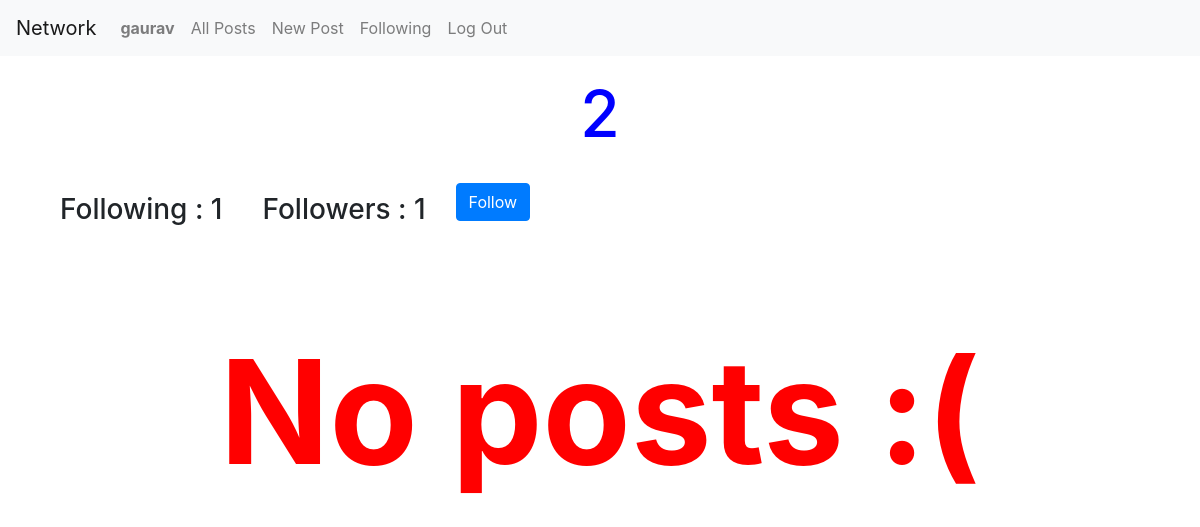
The page /user/2 (signed in) on the database as committed earlier.
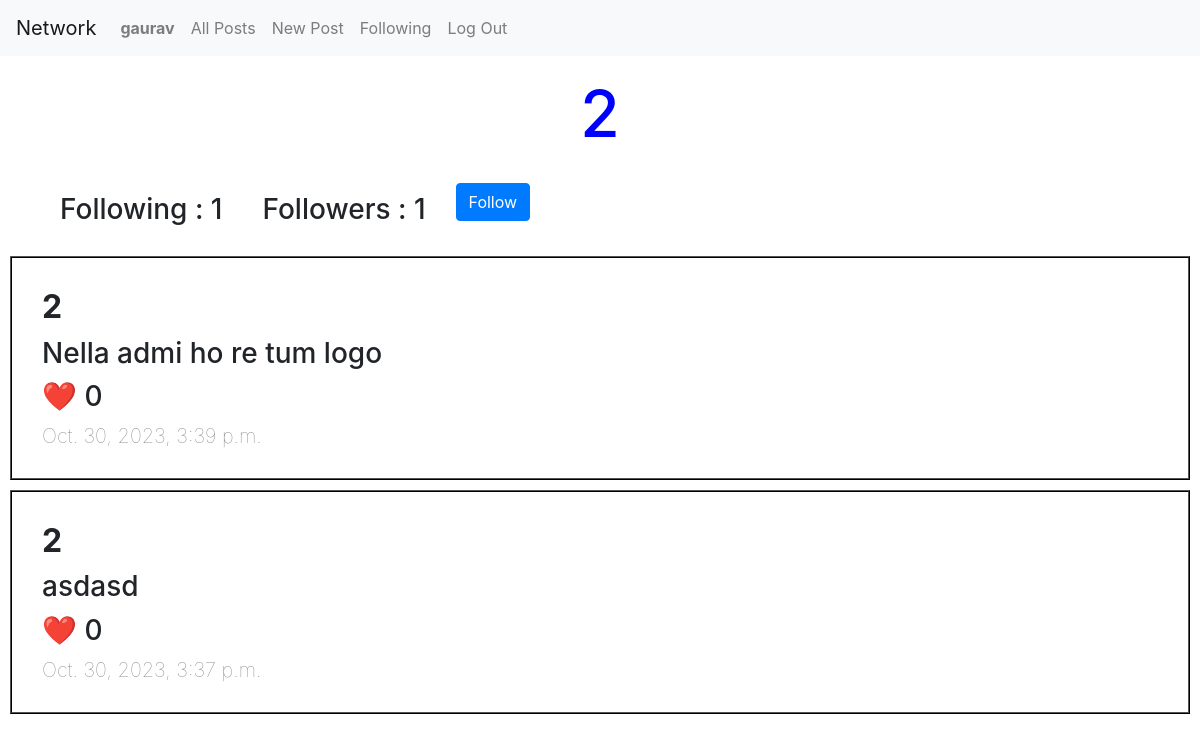
The same page on the database as committed later.
### network/models.py (models this page shows, shortened)
class Post(models.Model):
    user = models.ForeignKey(User, on_delete=models.CASCADE)
    content = models.TextField()
    creation_date = models.DateTimeField(auto_now_add=True)
    likes = models.IntegerField(default=0)

class User(AbstractUser):
    follower = models.TextField(default="")
    following = models.TextField(default="")
    pass

### network/views.py (the view, shortened to what this page needs)
# urls.py: path("user/<int:user_id>", views.userpage, name="userpage"),
def userpage(request, user_id ):
    requested_user = User.objects.get(id=user_id)
    logged_user = User.objects.get(id= request.user.id)
    if request.method  == "GET":
        posts = Post.objects.filter(user=user_id).order_by('-creation_date')
        if request.user.id == user_id:
            show_follow = False
        else:
            show_follow = True
        logged_following_list = logged_user.following.split(",")
        print(logged_following_list)
        if str(user_id) in  logged_following_list:
            is_following = True
        else:
            is_following = False
        return render(request, "network/userpage.html",{
            "username" : requested_user.username,
            "posts" : posts,
            "followers" : len(requested_user.follower.split(",")),
            "following" : len(requested_user.following.split(",")),
            "is_following" : is_following,
            "show_follow" : show_follow,
            "user_id" : user_id
            })

### network/templates/network/userpage.html (shortened to what this page needs)
{% extends "network/layout.html" %}
{% load static %}
{% block body %}
    <center><h1 style="color: blue; font-size: 400%; padding: 10px">{{ username }}</h1></center>
    <ul class = "following-bar">
        <li>
            <h3>Following : {{ following }}</h3>
        </li>
        <li>
            <h3>Followers : {{ followers }}</h3>
        </li>
        <li>
            {% if show_follow %}
                {% if is_following %}
                <form action="{% url "userpage" user_id %}" method="post" >{% csrf_token %}
                    <input type="hidden" name="frequest" value="unfollow">
                    <button type="submit" class="btn btn-danger">unfollow</button>
                </form>
                {% else %}
                <form action="{% url "userpage" user_id %}" method="post" >{% csrf_token %}
                    <button type="submit" class="btn btn-primary">Follow</button>
                </form>
                {% endif %}
            {% endif %}
        </li>
    </ul>
    {% if posts %}
    {% for post in posts %}
        <div class="post">
            <h2>{{ post.user.username }}</h2>
            <h3>{{ post.content }}</h3>
            <h3>❤️ {{ post.likes }}</h3>
            <h5>{{ post.creation_date }}</h5>
        </div>
    {% endfor %}
        {% else %}
            <center><h1 style="color: red; font-weight: Bolder; font-size: 900%;padding: 70px 0;">No posts :(</h1></center>
    {% endif %}
{% endblock body %}

Rows that differ between the two databases and show on the page:
added Post: user.username "2", content "Nella admi ho re tum logo", likes "0", creation_date "Oct. 30, 2023, 3:39 p.m."
added Post: user.username "2", content "asdasd", likes "0", creation_date "Oct. 30, 2023, 3:37 p.m."
Other text that changed with them:
text no longer shown: "No posts :("
